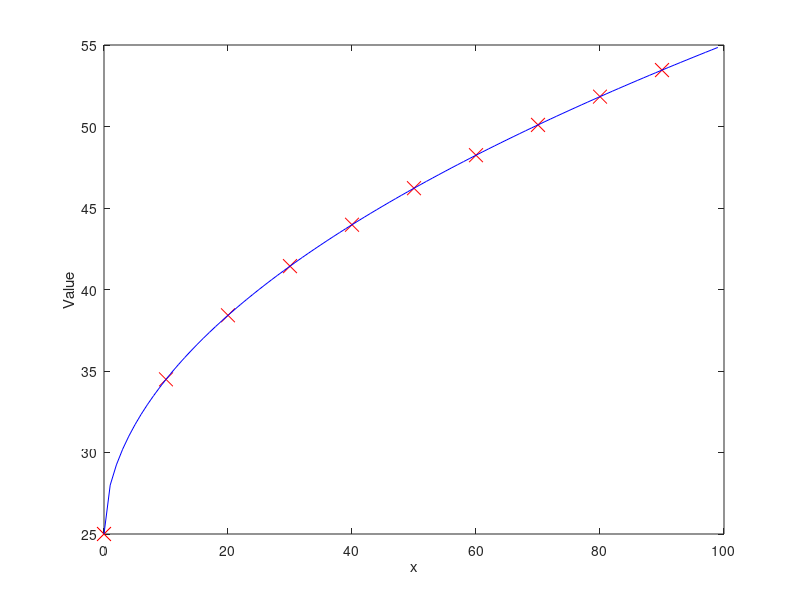

The MATLAB script that drew this image: (Note: this script raises an error after producing the figure.)
% Setting env vars
addpath ("../LIB")

%% Initialization - Clear all names, close figures and clear screen
clear ; close all; clc

%% =====================================================================================
fprintf("STEP1 - Generating test data for y=25+3x^0.5 ...\n");
max_range = 100;        
step = 10;
X = zeros(floor(max_range/step), 2);
y = zeros(floor(max_range/step), 1);
i = 0;
j = 1;
while (i<max_range)
    X(j,1) = 1;
    X(j,2) = i;
    y(j,1) = 25*X(j,1) + 3*X(j,2)^0.5;
    i = i + step; 
    j++;
endwhile

%% =====================================================================================
fprintf("STEP2 - Printing test data ...\n");
fprintf(" X = [%.0f %.0f], y = %.0f \n", [X y]'); % print X and it's values y    

%% =====================================================================================
fprintf('STEP3- Ploting test data ...\n');

warning ("off")
figure; % open new figure


% plot test data
plot (X(:,2), y, 'rx', 'MarkerSize', 10);       % plot red crosses in size od 10 points
ylabel('Value');
xlabel('x');

FUN = zeros(max_range, 2);
i = 0;
while (i<max_range)
    FUN(i+1,1) = i;
    FUN(i+1,2) = 25 + 3*i^0.5;
    i++;
endwhile

% plot function on the same figure
hold on; % keep previousely generated plot visible
plot (FUN(:,1), FUN(:,2), "-b");
hold off;

warning ("on")


%% =====================================================================================
fprintf('STEP4 - Calculating theta using gradient descent ...\n');

alpha = 0.0007; % learning spead
num_iters = 14000; % number of iterations for gradient descent

% Init theta - number of rows is equal of number of input data in the single test 
theta = zeros(2, 1);
[theta, J_hist] = lr_gradient_descent(X, y, theta, alpha, num_iters);

fprintf(" theta = [%d %d]\n J = %d\n", [theta], lr_compute_cost(X, y, theta));

GDFUN = zeros(max_range, 2);
i = 0;
while (i<max_range)
    GDFUN(i+1,1) = i;
    GDFUN(i+1,2) = theta(1) + theta(2)*i;
    i++;
endwhile

% plot function on the same figure
hold on; % keep previousely generated plot visible
plot (GDFUN(:,1), GDFUN(:,2), "-g");
hold off;



%% =====================================================================================
fprintf('STEP5 - Calculating theta using Normal Equations ...\n');
theta_ne = lr_normal_equations(X, y);
fprintf(" theta_ne = [%d %d]\n J = %d\n", [theta_ne], lr_compute_cost(X, y, theta_ne));

NEFUN = zeros(max_range, 2);
i = 0;
while (i<max_range)
    NEFUN(i+1,1) = i;
    NEFUN(i+1,2) = theta_ne(1) + theta_ne(2)*i;
    i++;
endwhile

% plot function on the same figure
hold on; % keep previousely generated plot visible
plot (NEFUN(:,1), NEFUN(:,2), "-k");
hold off;





%% =====================================================================================
fprintf('STEP6 - Ploting cost history ...\n');
warning ("off")
figure;
plot(1:numel(J_hist), J_hist, '-b', 'LineWidth', 2);
xlabel('Number of iterations');
ylabel('Cost J');
warning ("on")

